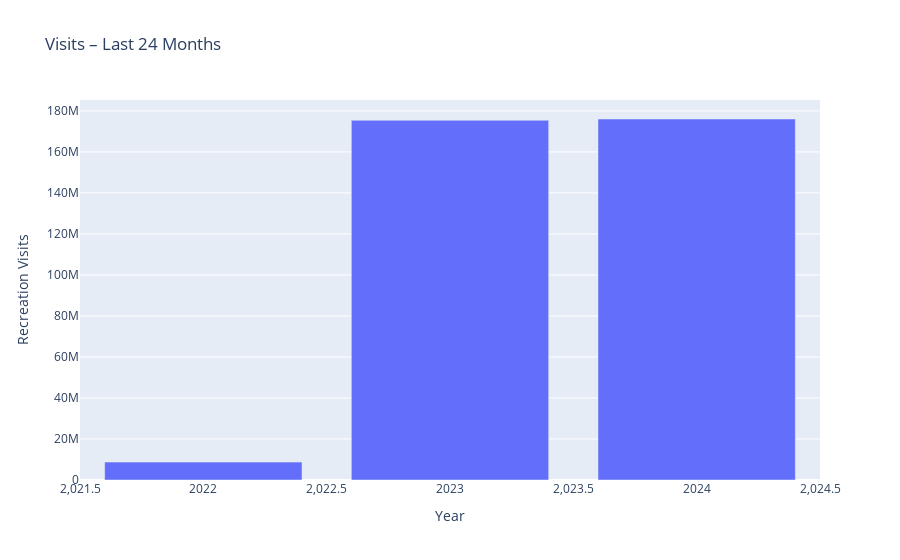

Notebook code for this chart:
### Code cell
# Recent period focus (last 24 months)
cutoff = df["Date"].max() - pd.DateOffset(months=24)
recent = df[df["Date"] >= cutoff].copy()

recent_yearly = recent.groupby("Year", as_index=False)["Recreation Visits"].sum()
px.bar(recent_yearly, x="Year", y="Recreation Visits", title="Visits – Last 24 Months").show()

recent_monthly_state = (
    recent.groupby(["State","Date"], as_index=False)["Recreation Visits"].sum()
)
recent_monthly_state.sort_values("Date").head()

### Figure 1 — Plotly figure (JSON) as saved in the notebook; plotly's stock layout.template omitted (floating-point values rounded to 4 significant figures)
{"data": [{"alignmentgroup": "True", "hovertemplate": "Year=%{x}<br>Recreation Visits=%{y}<extra></extra>", "legendgroup": "", "marker": {"color": "#636efa", "pattern": {"shape": ""}}, "name": "", "offsetgroup": "", "orientation": "v", "showlegend": false, "textposition": "auto", "type": "bar", "x": [2022, 2023, 2024], "xaxis": "x", "y": [8721696, 175421210, 176057038], "yaxis": "y"}], "layout": {"barmode": "relative", "legend": {"tracegroupgap": 0}, "title": {"text": "Visits – Last 24 Months"}, "xaxis": {"anchor": "y", "domain": [0, 1], "title": {"text": "Year"}}, "yaxis": {"anchor": "x", "domain": [0, 1], "title": {"text": "Recreation Visits"}}}}
